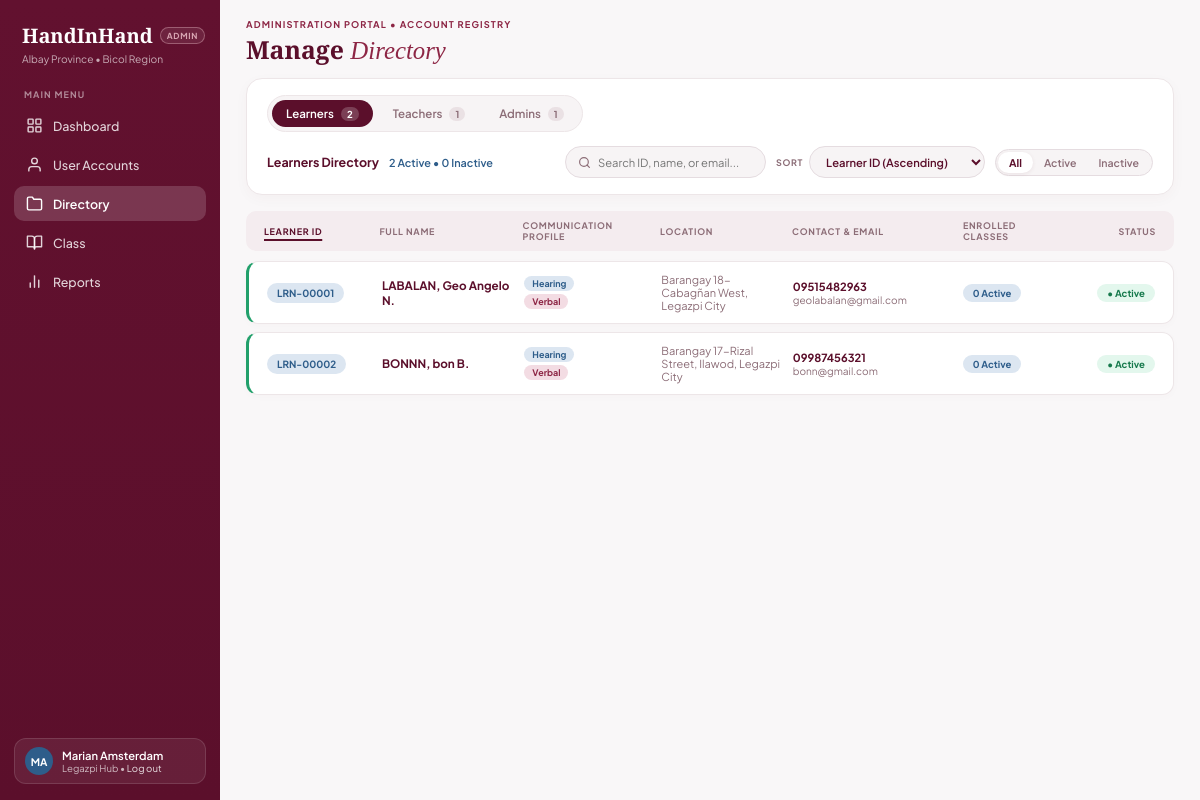
The page /admin_directory.php on the database its author committed.
### tables this page shows
CREATE TABLE `learners` (
  `learner_id` int(11) NOT NULL,
  `account_id` int(11) NOT NULL,
  `barangay_id` int(11) NOT NULL,
  `first_name` varchar(100) NOT NULL,
  `middle_name` varchar(100) DEFAULT NULL,
  `last_name` varchar(100) NOT NULL,
  `birthdate` date NOT NULL,
  `gender` enum('Male','Female','Prefer not to say') NOT NULL,
  `contact_number` varchar(50) NOT NULL,
  `hearing_status` enum('Hearing','Mild to Moderate','Severe','Profoundly Deaf') NOT NULL,
  `speech_status` enum('Verbal','Hard of Speech','Non-Verbal / Mute') NOT NULL,
  `accessibility_notes` text DEFAULT NULL,
  `street_address` varchar(255) DEFAULT NULL,
  `is_active` tinyint(1) NOT NULL DEFAULT 1,
  `created_at` timestamp NOT NULL DEFAULT current_timestamp()
);

CREATE TABLE `accounts` (
  `account_id` int(11) NOT NULL,
  `role_id` int(11) NOT NULL,
  `username` varchar(30) NOT NULL,
  `email` varchar(255) NOT NULL,
  `password_hash` varchar(255) NOT NULL,
  `created_at` timestamp NOT NULL DEFAULT current_timestamp()
);

### admin_directory.php (the view, shortened to what the rows shown need)
<?php
require_once __DIR__ . '/includes/db_connect.php';
$current_account_id = (int)($_SESSION['account_id'] ?? 0);
$coordinator_name   = 'Albay Coordinator';
$coordinator_hub    = 'Legazpi Hub';
if (isset($conn) && $conn instanceof mysqli) {
    try {
        if ($current_account_id > 0) {
            $stmt = $conn->prepare("SELECT first_name, last_name FROM administrators WHERE account_id = ? LIMIT 1");
            $stmt->bind_param('i', $current_account_id);
            $stmt->execute();
            $adm = $stmt->get_result()->fetch_assoc();
            $stmt->close();
        } else {
            $res = $conn->query("SELECT account_id, first_name, last_name FROM administrators ORDER BY admin_id ASC LIMIT 1");
            $adm = $res ? $res->fetch_assoc() : null;
        }
        if (!empty($adm)) {
            $coordinator_name = trim(($adm['first_name'] ?? '') . ' ' . ($adm['last_name'] ?? '')) ?: $coordinator_name;
        }
    } catch (Throwable $e) {
    }
}
$name_parts = preg_split('/\s+/', trim($coordinator_name));
$initials   = strtoupper(substr($name_parts[0] ?? 'A', 0, 1) . substr($name_parts[1] ?? 'C', 0, 1));
$learners_list = [];
if (isset($conn) && $conn instanceof mysqli) {
    try {
        $sql_lrn = "
            SELECT
                l.*,
                a.email,
                a.username,
                a.created_at,
                YEAR(a.created_at) AS acc_year,
                b.barangay_name,
                m.municipality_name,
                (SELECT COUNT(*) FROM class_enrollments ce WHERE ce.learner_id = l.learner_id) AS class_count
            FROM learners l
            JOIN accounts a ON a.account_id = l.account_id
            LEFT JOIN barangays b ON b.barangay_id = l.barangay_id
            LEFT JOIN municipalities m ON m.municipality_id = b.municipality_id
            ORDER BY l.learner_id ASC
        ";
        if ($res = $conn->query($sql_lrn)) {
            while ($r = $res->fetch_assoc()) {
                $lid = (int)$r['learner_id'];
                $mid = !empty($r['middle_name']) ? ' ' . strtoupper(substr(trim((string)$r['middle_name']), 0, 1)) . '.' : '';
                $full_name = trim(($r['last_name'] ?? '') . ', ' . ($r['first_name'] ?? '') . $mid);
                $lrn_code  = sprintf('LRN-%05d', $lid);
                $acc_code  = sprintf('ACC-%s-%03d', $r['acc_year'] ?: date('Y'), (int)$r['account_id']);
                $raw_status = strtolower((string)($r['account_status'] ?? $r['status'] ?? 'active'));
                $status     = ($raw_status === 'inactive') ? 'Inactive' : 'Active';
                $brgy = $r['barangay_name'] ?? '';
                $muni = $r['municipality_name'] ?? '';
                $loc  = trim($brgy . ($brgy && $muni ? ', ' : '') . $muni) ?: 'Albay';
                $learners_list[] = [
                    'raw_id'        => $lid,
                    'account_id'    => (int)$r['account_id'],
                    'code'          => $lrn_code,
                    'account_code'  => $acc_code,
                    'full_name'     => $full_name,
                    'initials'      => strtoupper(substr((string)($r['first_name'] ?? 'L'), 0, 1) . substr((string)($r['last_name'] ?? 'N'), 0, 1)),
                    'hearing'       => $r['hearing_status'] ?? 'Unspecified',
                    'speech'        => $r['speaking_status'] ?? ($r['speech_status'] ?? 'Unspecified'),
                    'location'      => $loc,
                    'contact'       => $r['contact_number'] ?? '—',
                    'email'         => $r['email'] ?? '—',
                    'classes_count' => (int)($r['class_count'] ?? 0),
                    'status'        => $status,
                ];
            }
        }
    } catch (Throwable $e) {
        error_log("Learners query error: " . $e->getMessage());
        $learners_list = [];
    }
}
function count_active_inactive(array $rows): array {
    $active = 0;
    $inactive = 0;
    foreach ($rows as $r) {
        if (($r['status'] ?? 'Active') === 'Active') {
            $active++;
        } else {
            $inactive++;
        }
    }
    return [$active, $inactive];
}
[$lrn_active, $lrn_inactive] = count_active_inactive($learners_list);
?>
<!DOCTYPE html>
<html lang="en">
<head>
    <link rel="stylesheet" href="assets/css/admin.css?v=5">
</head>
<body>
<div class="admin-layout">
    <aside class="sidebar" id="adminSidebar">
        <div class="sidebar-footer">
            <div class="coordinator-card" id="sidebarCoordCard" style="cursor: pointer;" title="View Profile Details">
                <div class="coord-avatar"><?php echo htmlspecialchars($initials); ?></div>
                <div class="coord-info">
                    <strong><?php echo htmlspecialchars($coordinator_name); ?></strong>
                    <span><?php echo htmlspecialchars($coordinator_hub); ?> &bull; <a href="actions/logout.php" class="logout-link">Log out</a></span>
                </div>
            </div>
        </div>
    </aside>
    <main class="main-content">
        <header class="page-header">
            <div class="header-titles">
                <h1 class="page-title">Manage <em>Directory</em></h1>
            </div>
        </header>
        <section class="dir-tab-panel active" id="panel-learners"
                 data-title="Learners Directory"
                 data-summary="<?php echo $lrn_active; ?> Active • <?php echo $lrn_inactive; ?> Inactive"
                 data-id-label="Learner ID">
            <div class="dir-rows-stack">
                <?php if (empty($learners_list)): ?>
                    <div class="empty-filter-state">No learner records found in the database.</div>
                <?php else: ?>
                    <?php foreach ($learners_list as $lrn): ?>
                        <?php
                            $is_active = ($lrn['status'] === 'Active');
                            $modal_payload = htmlspecialchars(json_encode([
                                'type'         => 'learner',
                                'id_label'     => 'Learner ID',
                                'code'         => $lrn['code'],
                                'account_code' => $lrn['account_code'],
                                'initials'     => $lrn['initials'],
                                'full_name'    => $lrn['full_name'],
                                'status'       => $lrn['status'],
                                'fields'       => [
                                    ['label' => 'Learner ID',            'value' => $lrn['code']],
                                    ['label' => 'Full Name',             'value' => $lrn['full_name']],
                                    ['label' => 'Communication Profile', 'value' => $lrn['hearing'] . ' • ' . $lrn['speech']],
                                    ['label' => 'Location',              'value' => $lrn['location']],
                                    ['label' => 'Contact',               'value' => $lrn['contact']],
                                    ['label' => 'Email',                 'value' => $lrn['email']],
                                    ['label' => 'Enrolled Classes',      'value' => $lrn['classes_count'] . ' Active'],
                                ]
                            ]), ENT_QUOTES, 'UTF-8');
                        ?>
                        <article class="dir-row-card dir-grid-learners <?php echo $is_active ? 'accent-green' : 'accent-muted'; ?>"
                                 data-code="<?php echo htmlspecialchars(strtolower($lrn['code'])); ?>"
                                 data-name="<?php echo htmlspecialchars(strtolower($lrn['full_name'])); ?>"
                                 data-email="<?php echo htmlspecialchars(strtolower($lrn['email'])); ?>"
                                 data-status="<?php echo htmlspecialchars($lrn['status']); ?>"
                                 data-modal="<?php echo $modal_payload; ?>">
                            <div>
                                <span class="dir-id-pill pill-lrn"><?php echo htmlspecialchars($lrn['code']); ?></span>
                            </div>
                            <div class="dir-fullname"><?php echo htmlspecialchars($lrn['full_name']); ?></div>
                            <div class="dir-comm-stack">
                                <span class="comm-badge comm-hearing"><?php echo htmlspecialchars($lrn['hearing']); ?></span>
                                <span class="comm-badge comm-speech"><?php echo htmlspecialchars($lrn['speech']); ?></span>
                            </div>
                            <div class="dir-muted-text"><?php echo htmlspecialchars($lrn['location']); ?></div>
                            <div class="dir-contact-stack">
                                <strong><?php echo htmlspecialchars($lrn['contact']); ?></strong>
                                <span><?php echo htmlspecialchars($lrn['email']); ?></span>
                            </div>
                            <div>
                                <span class="dir-class-pill pill-lrn"><?php echo (int)$lrn['classes_count']; ?> Active</span>
                            </div>
                            <div class="align-right">
                                <span class="dir-status-badge <?php echo $is_active ? 'status-active' : 'status-inactive'; ?>">
                                    &bull; <?php echo htmlspecialchars($lrn['status']); ?>
                                </span>
                            </div>
                        </article>
                    <?php endforeach; ?>
                <?php endif; ?>
            </div>
        </section>
    </main>
</div>
</body>
</html>

### rows shown on the page
learners: code "LRN-00001", full_name "LABALAN, Geo Angelo N.", hearing_status "Hearing", speech_status "Verbal", location "Barangay 18-Cabagñan West, Legazpi City", contact_number "09515482963", account.email "geolabalan@gmail.com", classes_count "0", status "Active"
learners: code "LRN-00002", full_name "BONNN, bon B.", hearing_status "Hearing", speech_status "Verbal", location "Barangay 17-Rizal Street, Ilawod, Legazpi City", contact_number "09987456321", account.email "bonn@gmail.com", classes_count "0", status "Active"

### other values the page prints
$initials "MA"
$coordinator_name "Marian Amsterdam"
$coordinator_hub "Legazpi Hub"
count($learners_list) "2"
count($teachers_list) "1"
count($admins_list) "1"
$lrn_active "2"
$lrn_inactive "0"
